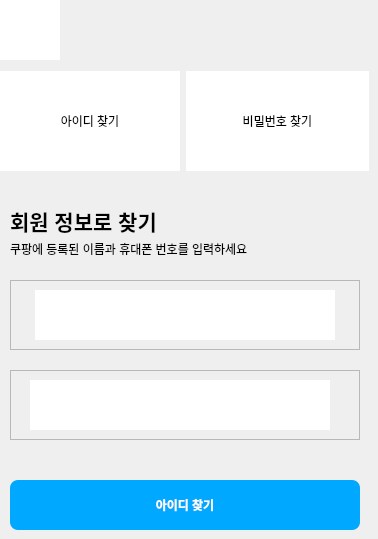
     <widget class="QWidget" name="page_2">
      <widget class="QFrame" name="frame_5">
       <property name="geometry">
        <rect>
         <x>10</x>
         <y>370</y>
         <width>350</width>
         <height>70</height>
        </rect>
       </property>
       <property name="minimumSize">
        <size>
         <width>350</width>
         <height>70</height>
        </size>
       </property>
       <property name="maximumSize">
        <size>
         <width>350</width>
         <height>70</height>
        </size>
       </property>
       <property name="frameShape">
        <enum>QFrame::Shape::StyledPanel</enum>
       </property>
       <property name="frameShadow">
        <enum>QFrame::Shadow::Raised</enum>
       </property>
       <widget class="QLineEdit" name="search_id2">
        <property name="geometry">
         <rect>
          <x>20</x>
          <y>10</y>
          <width>300</width>
          <height>50</height>
         </rect>
        </property>
        <property name="minimumSize">
         <size>
          <width>300</width>
          <height>50</height>
         </size>
        </property>
        <property name="maximumSize">
         <size>
          <width>300</width>
          <height>50</height>
         </size>
        </property>
        <property name="styleSheet">
         <string notr="true">QLineEdit {
    border: none;
    background: white;  /* 필요 시 배경 설정 */
    color: black;        /* 글자색 */
}</string>
        </property>
       </widget>
      </widget>
      <widget class="QFrame" name="frame_6">
       <property name="geometry">
        <rect>
         <x>10</x>
         <y>280</y>
         <width>350</width>
         <height>70</height>
        </rect>
       </property>
       <property name="minimumSize">
        <size>
         <width>350</width>
         <height>70</height>
        </size>
       </property>
       <property name="maximumSize">
        <size>
         <width>350</width>
         <height>70</height>
        </size>
       </property>
       <property name="frameShape">
        <enum>QFrame::Shape::StyledPanel</enum>
       </property>
       <property name="frameShadow">
        <enum>QFrame::Shadow::Raised</enum>
       </property>
       <layout class="QGridLayout" name="gridLayout_5">
        <item row="0" column="0">
         <widget class="QLineEdit" name="search_id1">
          <property name="minimumSize">
           <size>
            <width>300</width>
            <height>50</height>
           </size>
          </property>
          <property name="maximumSize">
           <size>
            <width>300</width>
            <height>50</height>
           </size>
          </property>
          <property name="styleSheet">
           <string notr="true">QLineEdit {
    border: none;
    background: white;  /* 필요 시 배경 설정 */
    color: black;        /* 글자색 */
}</string>
          </property>
         </widget>
        </item>
       </layout>
      </widget>
      <widget class="QPushButton" name="search_id_btn">
       <property name="geometry">
        <rect>
         <x>10</x>
         <y>480</y>
         <width>350</width>
         <height>50</height>
        </rect>
       </property>
       <property name="minimumSize">
        <size>
         <width>350</width>
         <height>50</height>
        </size>
       </property>
       <property name="maximumSize">
        <size>
         <width>350</width>
         <height>50</height>
        </size>
       </property>
       <property name="styleSheet">
        <string notr="true">QPushButton {
        background-color: #00A9FF;
        color: white;
        font-weight: bold;
        border-radius: 8px;
        padding: 10px 20px;
    }
    QPushButton:hover {
        background-color: #0088CC;
    }
</string>
       </property>
       <property name="text">
        <string>아이디 찾기</string>
       </property>
      </widget>
      <widget class="QLabel" name="label_5">
       <property name="geometry">
        <rect>
         <x>10</x>
         <y>200</y>
         <width>171</width>
         <height>41</height>
        </rect>
       </property>
       <property name="font">
        <font>
         <pointsize>16</pointsize>
         <bold>true</bold>
        </font>
       </property>
       <property name="text">
        <string>회원 정보로 찾기</string>
       </property>
      </widget>
      <widget class="QLabel" name="label_11">
       <property name="geometry">
        <rect>
         <x>10</x>
         <y>240</y>
         <width>311</width>
         <height>18</height>
        </rect>
       </property>
       <property name="text">
        <string>쿠팡에 등록된 이름과 휴대폰 번호를 입력하세요</string>
       </property>
      </widget>
      <widget class="QPushButton" name="back_to_login_2">
       <property name="geometry">
        <rect>
         <x>0</x>
         <y>0</y>
         <width>60</width>
         <height>60</height>
        </rect>
       </property>
       <property name="minimumSize">
        <size>
         <width>60</width>
         <height>60</height>
        </size>
       </property>
       <property name="maximumSize">
        <size>
         <width>60</width>
         <height>60</height>
        </size>
       </property>
       <property name="styleSheet">
        <string notr="true">QPushButton {
    border: none;
    background: white;  /* 필요 시 배경 설정 */
    color: black;        /* 글자색 */
}</string>
       </property>
       <property name="text">
        <string/>
       </property>
       <property name="icon">
        <iconset resource="mainIcon.qrc">
         <normaloff>:/mainIcon/left.jpg</normaloff>:/mainIcon/left.jpg</iconset>
       </property>
       <property name="iconSize">
        <size>
         <width>50</width>
         <height>50</height>
        </size>
       </property>
      </widget>
      <widget class="QWidget" name="horizontalLayoutWidget">
       <property name="geometry">
        <rect>
         <x>0</x>
         <y>70</y>
         <width>369</width>
         <height>102</height>
        </rect>
       </property>
       <layout class="QHBoxLayout" name="horizontalLayout">
        <item>
         <widget class="QPushButton" name="for_search_id1">
          <property name="minimumSize">
           <size>
            <width>180</width>
            <height>100</height>
           </size>
          </property>
          <property name="maximumSize">
           <size>
            <width>180</width>
            <height>100</height>
           </size>
          </property>
          <property name="styleSheet">
           <string notr="true">QPushButton {
    border: none;
    background: white;  /* 필요 시 배경 설정 */
    color: black;        /* 글자색 */
}</string>
          </property>
          <property name="text">
           <string>아이디 찾기</string>
          </property>
         </widget>
        </item>
        <item>
         <widget class="QPushButton" name="for_search_pw1">
          <property name="minimumSize">
           <size>
            <width>180</width>
            <height>100</height>
           </size>
          </property>
          <property name="maximumSize">
           <size>
            <width>190</width>
            <height>100</height>
           </size>
          </property>
          <property name="styleSheet">
           <string notr="true">QPushButton {
    border: none;
    background: white;  /* 필요 시 배경 설정 */
    color: black;        /* 글자색 */
}</string>
          </property>
          <property name="text">
           <string>비밀번호 찾기</string>
          </property>
         </widget>
        </item>
       </layout>
      </widget>
     </widget>
